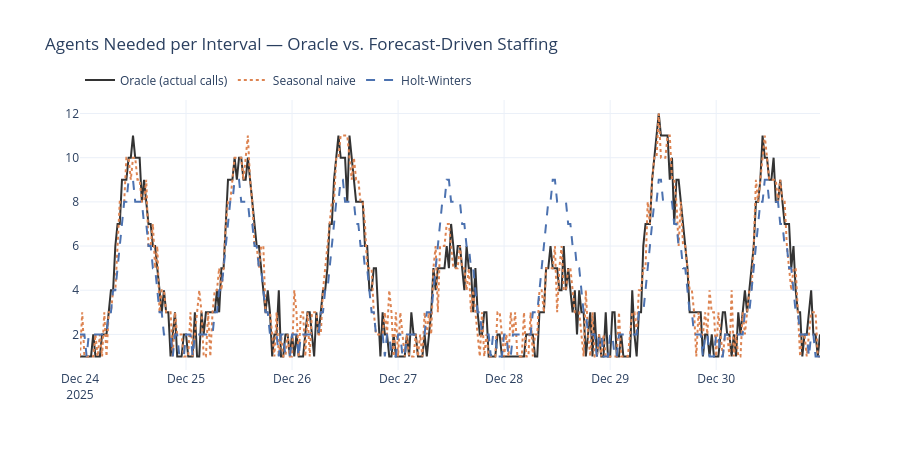

This figure's notebook cell:
### Markdown cell above
(Note the `1800` — that's the interval length in seconds, since we're staffing per 30-minute interval. `avg_aht` uses the recent overall average rather than a per-interval value, since in practice a WFM team typically forecasts AHT itself as a separate, more stable series rather than trying to predict its small interval-to-interval dips.)

### Code cell
fig = go.Figure()
fig.add_trace(go.Scatter(x=staffing.index, y=staffing['oracle_agents'], name='Oracle (actual calls)', line=dict(color='#333333', width=2)))
fig.add_trace(go.Scatter(x=staffing.index, y=staffing['naive_agents'], name='Seasonal naive', line=dict(color='#DD8452', dash='dot')))
fig.add_trace(go.Scatter(x=staffing.index, y=staffing['hw_agents'], name='Holt-Winters', line=dict(color='#4C72B0', dash='dash')))
fig.update_layout(
    title='Agents Needed per Interval — Oracle vs. Forecast-Driven Staffing',
    template='plotly_white', height=450,
    legend=dict(orientation='h', yanchor='bottom', y=1.02)
)
fig.write_image("plots/73_5_from_forecast_to_staffing_the_erlang_c.png", scale=2)
fig.show()

### Figure 1 — Plotly figure (JSON) as saved in the notebook; plotly's stock layout.template omitted (floating-point values rounded to 4 significant figures; data arrays with more than 128 entries replaced by an {"elided": "..."} marker saying what was removed)
{"data": [{"line": {"color": "#333333", "width": 2}, "name": "Oracle (actual calls)", "type": "scatter", "x": {"elided": "336 str values"}, "y": {"elided": "336 int values"}}, {"line": {"color": "#DD8452", "dash": "dot"}, "name": "Seasonal naive", "type": "scatter", "x": {"elided": "336 str values"}, "y": {"elided": "336 int values"}}, {"line": {"color": "#4C72B0", "dash": "dash"}, "name": "Holt-Winters", "type": "scatter", "x": {"elided": "336 str values"}, "y": {"elided": "336 int values"}}], "layout": {"height": 450, "legend": {"orientation": "h", "y": 1.02, "yanchor": "bottom"}, "title": {"text": "Agents Needed per Interval — Oracle vs. Forecast-Driven Staffing"}}}
